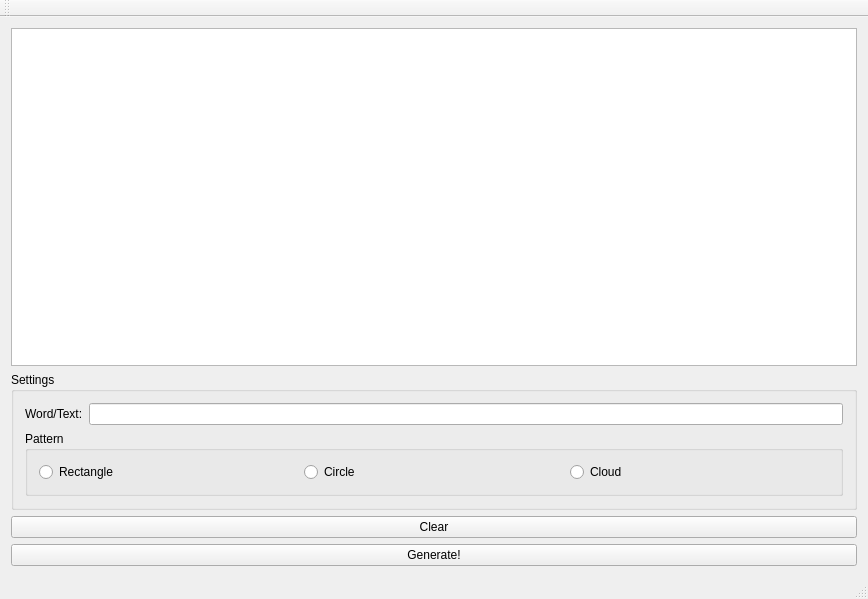
<?xml version="1.0" encoding="UTF-8"?>
<ui version="4.0">
 <class>MainWindow</class>
 <widget class="QMainWindow" name="MainWindow">
  <property name="geometry">
   <rect>
    <x>0</x>
    <y>0</y>
    <width>868</width>
    <height>599</height>
   </rect>
  </property>
  <property name="windowTitle">
   <string>MainWindow</string>
  </property>
  <widget class="QWidget" name="centralWidget">
   <layout class="QGridLayout" name="gridLayout">
    <item row="2" column="0">
     <layout class="QVBoxLayout" name="verticalLayout">
      <item>
       <widget class="QGraphicsView" name="picture_preview_area"/>
      </item>
     </layout>
    </item>
    <item row="4" column="0">
     <layout class="QVBoxLayout" name="verticalLayout_2">
      <item>
       <widget class="QGroupBox" name="groupBox">
        <property name="title">
         <string>Settings</string>
        </property>
        <layout class="QGridLayout" name="gridLayout_2">
         <item row="0" column="0">
          <widget class="QLabel" name="label">
           <property name="text">
            <string>Word/Text:</string>
           </property>
          </widget>
         </item>
         <item row="0" column="1">
          <widget class="QLineEdit" name="word_edit"/>
         </item>
         <item row="1" column="0" colspan="2">
          <widget class="QGroupBox" name="groupBox_2">
           <property name="title">
            <string>Pattern</string>
           </property>
           <layout class="QHBoxLayout" name="horizontalLayout_3">
            <item>
             <widget class="QRadioButton" name="btn_rect">
              <property name="text">
               <string>Rectangle</string>
              </property>
             </widget>
            </item>
            <item>
             <widget class="QRadioButton" name="btn_circle">
              <property name="text">
               <string>Circle</string>
              </property>
             </widget>
            </item>
            <item>
             <widget class="QRadioButton" name="btn_cloud">
              <property name="text">
               <string>Cloud</string>
              </property>
             </widget>
            </item>
           </layout>
          </widget>
         </item>
        </layout>
       </widget>
      </item>
     </layout>
    </item>
    <item row="6" column="0">
     <widget class="QPushButton" name="btn_generate">
      <property name="text">
       <string>Generate!</string>
      </property>
     </widget>
    </item>
    <item row="5" column="0">
     <widget class="QPushButton" name="btn_clear">
      <property name="text">
       <string>Clear</string>
      </property>
     </widget>
    </item>
   </layout>
  </widget>
  <widget class="QMenuBar" name="menuBar">
   <property name="geometry">
    <rect>
     <x>0</x>
     <y>0</y>
     <width>868</width>
     <height>21</height>
    </rect>
   </property>
  </widget>
  <widget class="QToolBar" name="mainToolBar">
   <attribute name="toolBarArea">
    <enum>TopToolBarArea</enum>
   </attribute>
   <attribute name="toolBarBreak">
    <bool>false</bool>
   </attribute>
  </widget>
  <widget class="QStatusBar" name="statusBar"/>
 </widget>
 <layoutdefault spacing="6" margin="11"/>
 <resources/>
 <connections/>
</ui>
